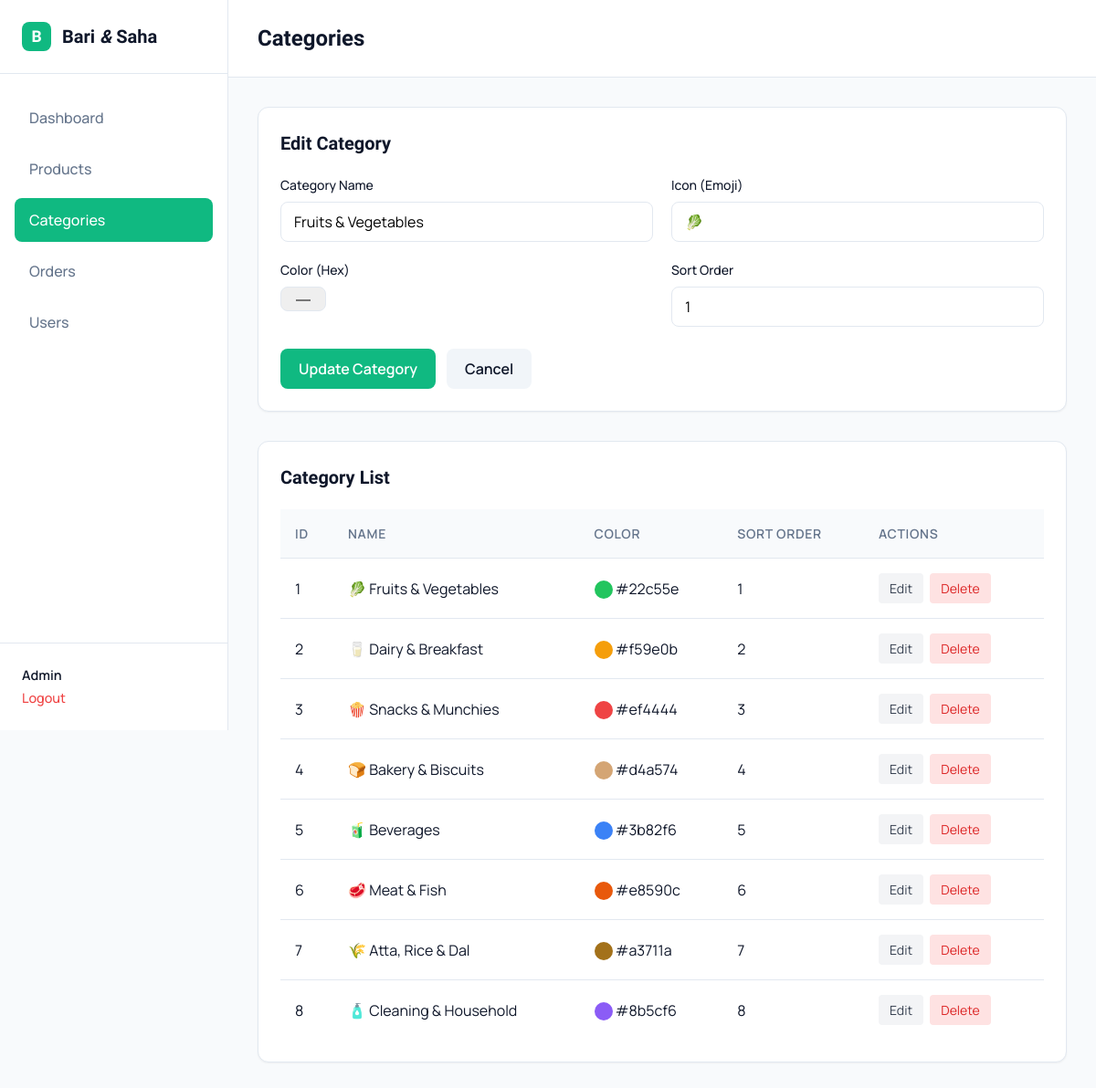
Screenshot of /admin/categories.php?edit=1 (signed in) with the database file from the repository.
### tables this page shows
CREATE TABLE IF NOT EXISTS users (
    id INT AUTO_INCREMENT PRIMARY KEY,
    full_name VARCHAR(100) NOT NULL,
    email VARCHAR(100) NOT NULL UNIQUE,
    phone VARCHAR(15) NOT NULL,
    password VARCHAR(255) NOT NULL,
    address TEXT,
    city VARCHAR(50) DEFAULT 'Mumbai',
    pincode VARCHAR(10),
    is_admin TINYINT(1) DEFAULT 0,
    created_at TIMESTAMP DEFAULT CURRENT_TIMESTAMP
);

CREATE TABLE IF NOT EXISTS categories (
    id INT AUTO_INCREMENT PRIMARY KEY,
    name VARCHAR(50) NOT NULL,
    icon VARCHAR(10) NOT NULL,
    color VARCHAR(20) DEFAULT '#22c55e',
    sort_order INT DEFAULT 0
);

### config/db.php (called while the page is built, shortened)
<?php
function isLoggedIn() {
    return isset($_SESSION['user_id']);
}
function getCurrentUser($pdo) {
    $stmt = $pdo->prepare("SELECT * FROM users WHERE id = ?");
    $stmt->execute([$_SESSION['user_id']]);
    return $stmt->fetch();
}
?>

### admin/categories.php (the view, shortened to what this page needs)
<?php
require_once '../config/db.php';
$user = getCurrentUser($pdo);
$categories = $pdo->query("SELECT * FROM categories ORDER BY sort_order")->fetchAll();
$editCat = null;
if (isset($_GET['edit'])) {
    $stmt = $pdo->prepare("SELECT * FROM categories WHERE id = ?");
    $stmt->execute([(int)$_GET['edit']]);
    $editCat = $stmt->fetch();
}
?>
<!DOCTYPE html>
<html lang="en">
<head>
    <link rel="stylesheet" href="../css/admin.css">
</head>
<body>
    <div class="admin-layout">
        <aside class="admin-sidebar">
            <div class="admin-brand"><span class="brand-mark">B</span><span>Bari <i>&amp;</i> Saha</span></div>
            <nav class="admin-nav">
                <a href="index.php">Dashboard</a>
                <a href="products.php">Products</a>
                <a href="categories.php" class="active">Categories</a>
                <a href="orders.php">Orders</a>
                <a href="users.php">Users</a>
            </nav>
            <div class="admin-user"><span><?= htmlspecialchars($user['full_name']) ?></span><a href="../logout.php">Logout</a></div>
        </aside>
        <main class="admin-main">
            <header class="admin-header">
                <h1>Categories</h1>
            </header>
            <div class="admin-content">
                <div class="form-panel">
                    <h2><?= $editCat ? 'Edit Category' : 'Add New Category' ?></h2>
                    <form method="POST" action="categories.php" class="admin-form">
                        <div class="form-row">
                            <div class="form-group">
                                <label>Category Name</label>
                                <input type="text" name="name" required value="<?= $editCat['name'] ?? '' ?>">
                            </div>
                            <div class="form-group">
                                <label>Icon (Emoji)</label>
                                <input type="text" name="icon" required value="<?= $editCat['icon'] ?? '' ?>">
                            </div>
                        </div>
                        <div class="form-row">
                            <div class="form-group">
                                <label>Color (Hex)</label>
                                <input type="color" name="color" required value="<?= $editCat['color'] ?? '#22c55e' ?>">
                            </div>
                            <div class="form-group">
                                <label>Sort Order</label>
                                <input type="number" name="sort_order" required value="<?= $editCat['sort_order'] ?? 0 ?>">
                            </div>
                        </div>
                        <div class="form-actions">
                            <button type="submit" class="btn-primary"><?= $editCat ? 'Update Category' : 'Add Category' ?></button>
                            <?php if ($editCat): ?>
                                <a href="categories.php" class="btn-secondary">Cancel</a>
                            <?php endif; ?>
                        </div>
                    </form>
                </div>
                <div class="table-panel">
                    <h2>Category List</h2>
                    <table class="admin-table">
                        <thead>
                            <tr>
                                <th>ID</th>
                                <th>Name</th>
                                <th>Color</th>
                                <th>Sort Order</th>
                                <th>Actions</th>
                            </tr>
                        </thead>
                        <tbody>
                            <?php foreach ($categories as $c): ?>
                            <tr>
                                <td><?= $c['id'] ?></td>
                                <td><?= htmlspecialchars($c['icon'] . ' ' . $c['name']) ?></td>
                                <td>
                                    <div style="width: 20px; height: 20px; background: <?= htmlspecialchars($c['color']) ?>; border-radius: 50%; display: inline-block; vertical-align: middle;"></div>
                                    <?= htmlspecialchars($c['color']) ?>
                                </td>
                                <td><?= $c['sort_order'] ?></td>
                                <td>
                                    <a href="categories.php?edit=<?= $c['id'] ?>" class="btn-sm btn-edit">Edit</a>
                                    <a href="categories.php?delete=<?= $c['id'] ?>" class="btn-sm btn-delete" onclick="return confirm('Are you sure? Deleting this might break products linked to it.')">Delete</a>
                                </td>
                            </tr>
                            <?php endforeach; ?>
                        </tbody>
                    </table>
                </div>
            </div>
        </main>
    </div>
</body>
</html>

### css/admin.css (style rules this page uses)
:root { --color-primary: #10b981; --color-primary-dark: #059669; --color-secondary: #0f172a; --color-bg: #f8fafc; --color-surface: #ffffff; --color-text-main: #0f172a; --color-text-muted: #64748b; --color-border: #e2e8f0; --radius-md: 12px; --radius-sm: 8px; --shadow-sm: 0 1px 2px 0 rgb(0 0 0 / 0.05); --shadow-md: 0 4px 6px -1px rgb(0 0 0 / 0.1), 0 2px 4px -2px rgb(0 0 0 / 0.1); --font-heading: 'Sora', sans-serif; --font-body: 'Manrope', sans-serif; }
* { margin: 0; padding: 0; box-sizing: border-box; }
body { font-family: var(--font-body); background-color: var(--color-bg); color: var(--color-text-main); line-height: 1.5; }
.admin-layout { display: flex; min-height: 100vh; }
.admin-sidebar { width: 250px; background-color: var(--color-surface); border-right: 1px solid var(--color-border); display: flex; flex-direction: column; position: fixed; height: 100vh; }
.admin-brand { padding: 24px; font-family: var(--font-heading); font-weight: 700; font-size: 1.25rem; display: flex; align-items: center; gap: 12px; border-bottom: 1px solid var(--color-border); }
.brand-mark { background: var(--color-primary); color: white; width: 32px; height: 32px; display: flex; align-items: center; justify-content: center; border-radius: 8px; font-size: 1.1rem; }
.admin-nav { padding: 24px 16px; flex-grow: 1; display: flex; flex-direction: column; gap: 8px; }
.admin-nav a { text-decoration: none; color: var(--color-text-muted); font-weight: 500; padding: 12px 16px; border-radius: var(--radius-sm); transition: all 0.2s; }
.admin-nav a.active { background-color: var(--color-primary); color: white; }
.admin-user { padding: 24px; border-top: 1px solid var(--color-border); font-size: 0.9rem; font-weight: 600; }
.admin-user a { display: block; color: #ef4444; text-decoration: none; margin-top: 4px; font-weight: 500; }
.admin-main { flex-grow: 1; margin-left: 250px; display: flex; flex-direction: column; }
.admin-header { background-color: var(--color-surface); padding: 24px 32px; border-bottom: 1px solid var(--color-border); }
.admin-header h1 { font-family: var(--font-heading); font-size: 1.5rem; }
.admin-content { padding: 32px; max-width: 1200px; }
.table-panel, .form-panel { background: var(--color-surface); border-radius: var(--radius-md); box-shadow: var(--shadow-sm); border: 1px solid var(--color-border); padding: 24px; margin-bottom: 32px; }
.table-panel h2, .form-panel h2 { font-family: var(--font-heading); font-size: 1.25rem; margin-bottom: 20px; }
.admin-table { width: 100%; border-collapse: collapse; }
.admin-table th, .admin-table td { padding: 16px; text-align: left; border-bottom: 1px solid var(--color-border); }
.admin-table th { background-color: #f8fafc; font-weight: 600; color: var(--color-text-muted); font-size: 0.875rem; text-transform: uppercase; letter-spacing: 0.05em; }
.admin-table tr:last-child td { border-bottom: none; }
.admin-form .form-row { display: flex; gap: 20px; margin-bottom: 20px; }
.admin-form .form-group { flex: 1; display: flex; flex-direction: column; }
.admin-form label { font-weight: 500; font-size: 0.875rem; margin-bottom: 8px; color: var(--color-text-main); }
.admin-form input, .admin-form select { padding: 10px 14px; border: 1px solid var(--color-border); border-radius: var(--radius-sm); font-family: inherit; font-size: 1rem; outline: none; transition: border-color 0.2s; }
.form-actions { margin-top: 24px; display: flex; gap: 12px; }
.btn-primary, .btn-secondary { padding: 10px 20px; border-radius: var(--radius-sm); font-weight: 600; cursor: pointer; text-decoration: none; font-family: inherit; font-size: 1rem; border: none; display: inline-block; }
.btn-primary { background-color: var(--color-primary); color: white; }
.btn-secondary { background-color: #f1f5f9; color: var(--color-text-main); }
.btn-sm { padding: 6px 12px; font-size: 0.875rem; border-radius: 4px; text-decoration: none; display: inline-block; margin-right: 4px; }
.btn-edit { background: #f3f4f6; color: #374151; }
.btn-delete { background: #fee2e2; color: #dc2626; }

### rows the page displays
users: full_name "Admin"
categories: name "Fruits & Vegetables", icon "🥬", color "#22c55e", sort_order "1", id "1", icon+name "🥬 Fruits & Vegetables"
categories: id "2", icon+name "🥛 Dairy & Breakfast", color "#f59e0b", sort_order "2"
categories: id "3", icon+name "🍿 Snacks & Munchies", color "#ef4444", sort_order "3"
categories: id "4", icon+name "🍞 Bakery & Biscuits", color "#d4a574", sort_order "4"
categories: id "5", icon+name "🧃 Beverages", color "#3b82f6", sort_order "5"
categories: id "6", icon+name "🥩 Meat & Fish", color "#e8590c", sort_order "6"
categories: id "7", icon+name "🌾 Atta, Rice & Dal", color "#a3711a", sort_order "7"
categories: id "8", icon+name "🧴 Cleaning & Household", color "#8b5cf6", sort_order "8"
